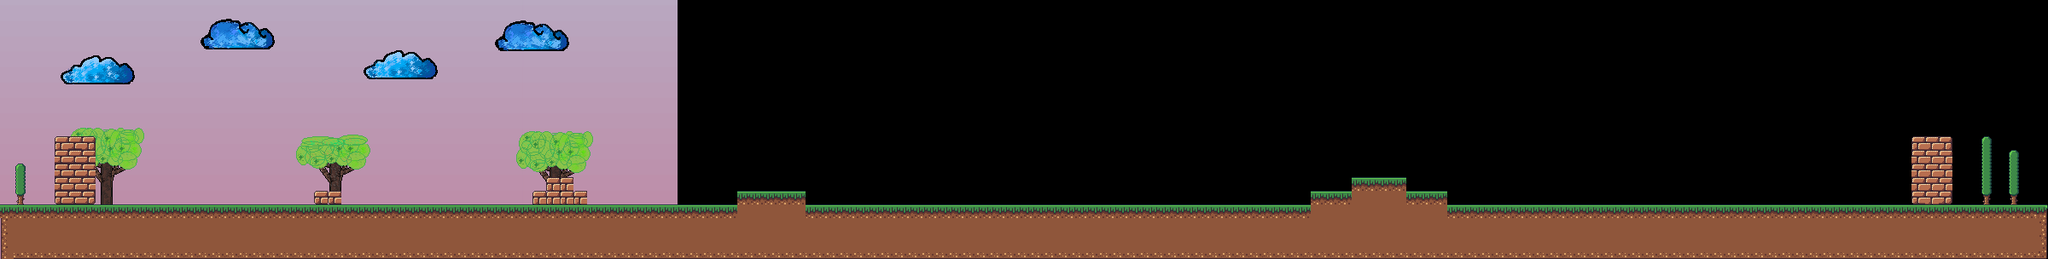

Rendered tile map (Tiled .tmx) drawn with the repository's tilesets; below, a short description and the map source with its tile grids summarised:
An orthogonal 150x19 tile map with 16x16 px tiles, 1 tile layer (collision), 1 image layer.

<map version="1.5" tiledversion="1.5.0" orientation="orthogonal" renderorder="right-down" width="150" height="19" tilewidth="16" tileheight="16" infinite="0" nextlayerid="10" nextobjectid="3">
 <tileset firstgid="1" name="tiles" tilewidth="16" tileheight="16" tilecount="77" columns="7">
  <image source="../images/tiles.png" trans="ff00ff" width="112" height="176" />
 </tileset>
 <imagelayer id="6" name="background">
  <image source="../images/degradado3.png" width="794" height="346" />
 </imagelayer>
 <layer id="1" name="collision" width="150" height="19">
  <properties>
   <property name="collision" value="true" />
  </properties>
  <data>[2850 cells, 669 non-empty, 18 distinct tile ids]</data>
 </layer>
</map>
